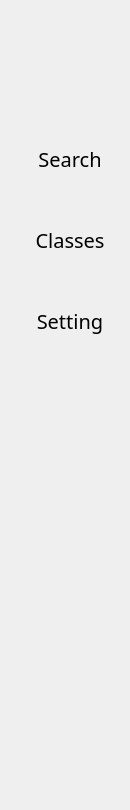
    <widget class="QWidget" name="widget_3" native="true">
     <property name="enabled">
      <bool>true</bool>
     </property>
     <property name="maximumSize">
      <size>
       <width>130</width>
       <height>820</height>
      </size>
     </property>
     <property name="styleSheet">
      <string notr="true">QWidget {
    background-color: &quot;#FFFFFF&quot;;
}

QPushButton {
    color: black;
    height: 35px;
    border: none;
    padding-left:10px;
	border-top-left-radius:10px;
	border-bottom-left-radius:10px;
}


QPushButton:checked{
background-color:&quot;#F5FAFE&quot;;
color:&quot;#1F95EF&quot;;
font-weight:bold;

}

</string>
     </property>
     <layout class="QVBoxLayout" name="verticalLayout_4">
      <item>
       <layout class="QHBoxLayout" name="horizontalLayout_3">
        <item>
         <spacer name="horizontalSpacer_5">
          <property name="orientation">
           <enum>Qt::Orientation::Horizontal</enum>
          </property>
          <property name="sizeHint" stdset="0">
           <size>
            <width>28</width>
            <height>20</height>
           </size>
          </property>
         </spacer>
        </item>
        <item>
         <widget class="QPushButton" name="pushButton_9">
          <property name="enabled">
           <bool>true</bool>
          </property>
          <property name="minimumSize">
           <size>
            <width>25</width>
            <height>25</height>
           </size>
          </property>
          <property name="maximumSize">
           <size>
            <width>30</width>
            <height>28</height>
           </size>
          </property>
          <property name="text">
           <string/>
          </property>
          <property name="icon">
           <iconset>
            <normaloff>../../../../Users/foral/Desktop/QTUI/back.png</normaloff>../../../../Users/foral/Desktop/QTUI/back.png</iconset>
          </property>
          <property name="iconSize">
           <size>
            <width>20</width>
            <height>20</height>
           </size>
          </property>
          <property name="checkable">
           <bool>true</bool>
          </property>
         </widget>
        </item>
        <item>
         <spacer name="horizontalSpacer_6">
          <property name="orientation">
           <enum>Qt::Orientation::Horizontal</enum>
          </property>
          <property name="sizeHint" stdset="0">
           <size>
            <width>28</width>
            <height>20</height>
           </size>
          </property>
         </spacer>
        </item>
       </layout>
      </item>
      <item>
       <layout class="QVBoxLayout" name="verticalLayout_2">
        <item>
         <widget class="QPushButton" name="pushButton">
          <property name="minimumSize">
           <size>
            <width>0</width>
            <height>70</height>
           </size>
          </property>
          <property name="maximumSize">
           <size>
            <width>120</width>
            <height>70</height>
           </size>
          </property>
          <property name="text">
           <string/>
          </property>
          <property name="icon">
           <iconset>
            <normaloff>Images/Logo.png</normaloff>Images/Logo.png</iconset>
          </property>
          <property name="iconSize">
           <size>
            <width>80</width>
            <height>70</height>
           </size>
          </property>
         </widget>
        </item>
        <item>
         <spacer name="verticalSpacer_6">
          <property name="orientation">
           <enum>Qt::Orientation::Vertical</enum>
          </property>
          <property name="sizeHint" stdset="0">
           <size>
            <width>20</width>
            <height>20</height>
           </size>
          </property>
         </spacer>
        </item>
        <item>
         <widget class="QPushButton" name="search_2">
          <property name="font">
           <font>
            <family>Myanmar Khyay</family>
            <pointsize>15</pointsize>
           </font>
          </property>
          <property name="text">
           <string>Search</string>
          </property>
          <property name="icon">
           <iconset>
            <normaloff>Images/search-interface-symbol.png</normaloff>Images/search-interface-symbol.png</iconset>
          </property>
          <property name="iconSize">
           <size>
            <width>25</width>
            <height>25</height>
           </size>
          </property>
          <property name="checkable">
           <bool>true</bool>
          </property>
          <property name="autoExclusive">
           <bool>true</bool>
          </property>
         </widget>
        </item>
        <item>
         <spacer name="verticalSpacer_7">
          <property name="orientation">
           <enum>Qt::Orientation::Vertical</enum>
          </property>
          <property name="sizeHint" stdset="0">
           <size>
            <width>20</width>
            <height>40</height>
           </size>
          </property>
         </spacer>
        </item>
        <item>
         <widget class="QPushButton" name="classes_2">
          <property name="font">
           <font>
            <family>Myanmar Khyay</family>
            <pointsize>15</pointsize>
           </font>
          </property>
          <property name="text">
           <string>Classes</string>
          </property>
          <property name="icon">
           <iconset>
            <normaloff>Images/student_17584468.png</normaloff>Images/student_17584468.png</iconset>
          </property>
          <property name="iconSize">
           <size>
            <width>25</width>
            <height>25</height>
           </size>
          </property>
          <property name="checkable">
           <bool>true</bool>
          </property>
          <property name="autoExclusive">
           <bool>true</bool>
          </property>
         </widget>
        </item>
        <item>
         <spacer name="verticalSpacer_8">
          <property name="orientation">
           <enum>Qt::Orientation::Vertical</enum>
          </property>
          <property name="sizeHint" stdset="0">
           <size>
            <width>20</width>
            <height>40</height>
           </size>
          </property>
         </spacer>
        </item>
        <item>
         <widget class="QPushButton" name="setting_2">
          <property name="font">
           <font>
            <family>Myanmar Khyay</family>
            <pointsize>15</pointsize>
           </font>
          </property>
          <property name="text">
           <string>Setting</string>
          </property>
          <property name="icon">
           <iconset>
            <normaloff>Images/settings.png</normaloff>Images/settings.png</iconset>
          </property>
          <property name="iconSize">
           <size>
            <width>25</width>
            <height>25</height>
           </size>
          </property>
          <property name="checkable">
           <bool>true</bool>
          </property>
          <property name="autoExclusive">
           <bool>true</bool>
          </property>
         </widget>
        </item>
       </layout>
      </item>
      <item>
       <spacer name="verticalSpacer_2">
        <property name="orientation">
         <enum>Qt::Orientation::Vertical</enum>
        </property>
        <property name="sizeHint" stdset="0">
         <size>
          <width>28</width>
          <height>425</height>
         </size>
        </property>
       </spacer>
      </item>
      <item>
       <layout class="QHBoxLayout" name="horizontalLayout_4">
        <item>
         <spacer name="horizontalSpacer_7">
          <property name="orientation">
           <enum>Qt::Orientation::Horizontal</enum>
          </property>
          <property name="sizeHint" stdset="0">
           <size>
            <width>18</width>
            <height>20</height>
           </size>
          </property>
         </spacer>
        </item>
        <item>
         <widget class="QLabel" name="label_5">
          <property name="minimumSize">
           <size>
            <width>20</width>
            <height>20</height>
           </size>
          </property>
          <property name="maximumSize">
           <size>
            <width>20</width>
            <height>20</height>
           </size>
          </property>
          <property name="text">
           <string/>
          </property>
          <property name="pixmap">
           <pixmap>../../../../Users/foral/Desktop/QTUI/Images/Group 91.png</pixmap>
          </property>
          <property name="scaledContents">
           <bool>true</bool>
          </property>
         </widget>
        </item>
        <item>
         <spacer name="horizontalSpacer_8">
          <property name="orientation">
           <enum>Qt::Orientation::Horizontal</enum>
          </property>
          <property name="sizeHint" stdset="0">
           <size>
            <width>18</width>
            <height>20</height>
           </size>
          </property>
         </spacer>
        </item>
       </layout>
      </item>
      <item>
       <spacer name="verticalSpacer_10">
        <property name="orientation">
         <enum>Qt::Orientation::Vertical</enum>
        </property>
        <property name="sizeHint" stdset="0">
         <size>
          <width>15</width>
          <height>10</height>
         </size>
        </property>
       </spacer>
      </item>
     </layout>
    </widget>
